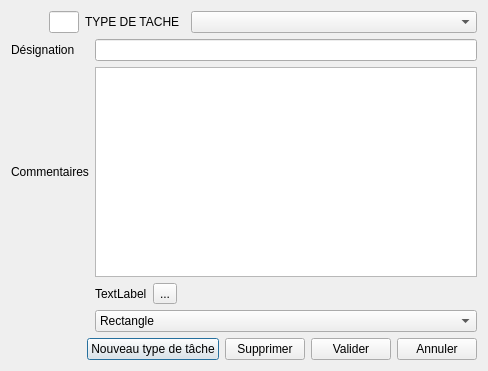
<?xml version="1.0" encoding="UTF-8"?>
<ui version="4.0">
 <class>Dialog_type_de_tache</class>
 <widget class="QDialog" name="Dialog_type_de_tache">
  <property name="geometry">
   <rect>
    <x>0</x>
    <y>0</y>
    <width>488</width>
    <height>371</height>
   </rect>
  </property>
  <property name="windowTitle">
   <string>Fiche des types de tâches</string>
  </property>
  <layout class="QHBoxLayout" name="horizontalLayout_3">
   <item>
    <layout class="QVBoxLayout" name="verticalLayout">
     <item>
      <layout class="QHBoxLayout" name="horizontalLayout_4">
       <item>
        <widget class="QLabel" name="label_7">
         <property name="maximumSize">
          <size>
           <width>32</width>
           <height>32</height>
          </size>
         </property>
         <property name="text">
          <string/>
         </property>
         <property name="pixmap">
          <pixmap resource="../openjardin.qrc">:/images/settings_48.png</pixmap>
         </property>
         <property name="scaledContents">
          <bool>true</bool>
         </property>
        </widget>
       </item>
       <item>
        <widget class="QLineEdit" name="lineEdit_idType_de_tache">
         <property name="maximumSize">
          <size>
           <width>30</width>
           <height>16777215</height>
          </size>
         </property>
        </widget>
       </item>
       <item>
        <widget class="QLabel" name="label_11">
         <property name="maximumSize">
          <size>
           <width>100</width>
           <height>30</height>
          </size>
         </property>
         <property name="text">
          <string>TYPE DE TACHE</string>
         </property>
        </widget>
       </item>
       <item>
        <widget class="QComboBox" name="comboBox_Type_de_tache"/>
       </item>
      </layout>
     </item>
     <item>
      <layout class="QGridLayout" name="gridLayout">
       <item row="1" column="0">
        <widget class="QLabel" name="label">
         <property name="text">
          <string>Désignation</string>
         </property>
        </widget>
       </item>
       <item row="2" column="2">
        <widget class="QTextEdit" name="textEdit_Commentaires"/>
       </item>
       <item row="2" column="0">
        <widget class="QLabel" name="label_2">
         <property name="text">
          <string>Commentaires</string>
         </property>
        </widget>
       </item>
       <item row="1" column="2">
        <widget class="QLineEdit" name="lineEdit_Designation"/>
       </item>
       <item row="4" column="2">
        <widget class="QComboBox" name="comboBox_forme">
         <item>
          <property name="text">
           <string>Rectangle</string>
          </property>
         </item>
         <item>
          <property name="text">
           <string>Rectangle bords arrondis</string>
          </property>
         </item>
         <item>
          <property name="text">
           <string>Ellipse</string>
          </property>
         </item>
         <item>
          <property name="text">
           <string>Image</string>
          </property>
         </item>
         <item>
          <property name="text">
           <string>Triangle</string>
          </property>
         </item>
         <item>
          <property name="text">
           <string>Ligne</string>
          </property>
         </item>
         <item>
          <property name="text">
           <string>Ligne Avancement</string>
          </property>
         </item>
         <item>
          <property name="text">
           <string>Losange</string>
          </property>
         </item>
        </widget>
       </item>
       <item row="6" column="0">
        <layout class="QVBoxLayout" name="verticalLayout_2"/>
       </item>
       <item row="4" column="0">
        <widget class="QLabel" name="label_3">
         <property name="maximumSize">
          <size>
           <width>32</width>
           <height>32</height>
          </size>
         </property>
         <property name="text">
          <string/>
         </property>
         <property name="pixmap">
          <pixmap resource="../openjardin.qrc">:/images/forms.png</pixmap>
         </property>
         <property name="scaledContents">
          <bool>true</bool>
         </property>
        </widget>
       </item>
       <item row="3" column="0">
        <widget class="QLabel" name="label_4">
         <property name="maximumSize">
          <size>
           <width>32</width>
           <height>32</height>
          </size>
         </property>
         <property name="text">
          <string/>
         </property>
         <property name="pixmap">
          <pixmap resource="../openjardin.qrc">:/images/colorpalette.png</pixmap>
         </property>
         <property name="scaledContents">
          <bool>true</bool>
         </property>
        </widget>
       </item>
       <item row="3" column="2">
        <layout class="QHBoxLayout" name="horizontalLayout_2">
         <item>
          <widget class="QLabel" name="label_couleur">
           <property name="text">
            <string>TextLabel</string>
           </property>
          </widget>
         </item>
         <item>
          <widget class="QToolButton" name="toolButton_CouleurFond">
           <property name="toolTip">
            <string>Choisir la couleur de la parcelle</string>
           </property>
           <property name="text">
            <string>...</string>
           </property>
           <property name="iconSize">
            <size>
             <width>32</width>
             <height>32</height>
            </size>
           </property>
          </widget>
         </item>
         <item>
          <spacer name="horizontalSpacer_2">
           <property name="orientation">
            <enum>Qt::Horizontal</enum>
           </property>
           <property name="sizeHint" stdset="0">
            <size>
             <width>40</width>
             <height>20</height>
            </size>
           </property>
          </spacer>
         </item>
        </layout>
       </item>
      </layout>
     </item>
     <item>
      <layout class="QHBoxLayout" name="horizontalLayout">
       <item>
        <spacer name="horizontalSpacer">
         <property name="orientation">
          <enum>Qt::Horizontal</enum>
         </property>
         <property name="sizeHint" stdset="0">
          <size>
           <width>40</width>
           <height>20</height>
          </size>
         </property>
        </spacer>
       </item>
       <item>
        <widget class="QPushButton" name="pushButton_nouveau">
         <property name="text">
          <string>Nouveau type de tâche</string>
         </property>
         <property name="icon">
          <iconset resource="../openjardin.qrc">
           <normaloff>:/images/add_48.png</normaloff>:/images/add_48.png</iconset>
         </property>
        </widget>
       </item>
       <item>
        <widget class="QPushButton" name="pushButton_Supprimer">
         <property name="text">
          <string>Supprimer</string>
         </property>
         <property name="icon">
          <iconset resource="../openjardin.qrc">
           <normaloff>:/images/remove_48.png</normaloff>:/images/remove_48.png</iconset>
         </property>
        </widget>
       </item>
       <item>
        <widget class="QPushButton" name="pushButton_Valider">
         <property name="text">
          <string>Valider</string>
         </property>
         <property name="icon">
          <iconset resource="../openjardin.qrc">
           <normaloff>:/images/Valider.png</normaloff>:/images/Valider.png</iconset>
         </property>
        </widget>
       </item>
       <item>
        <widget class="QPushButton" name="pushButton_Annuler">
         <property name="text">
          <string>Annuler</string>
         </property>
         <property name="icon">
          <iconset resource="../openjardin.qrc">
           <normaloff>:/images/icones/quitter.png</normaloff>:/images/icones/quitter.png</iconset>
         </property>
        </widget>
       </item>
      </layout>
     </item>
    </layout>
   </item>
  </layout>
 </widget>
 <resources>
  <include location="../openjardin.qrc"/>
 </resources>
 <connections/>
</ui>
